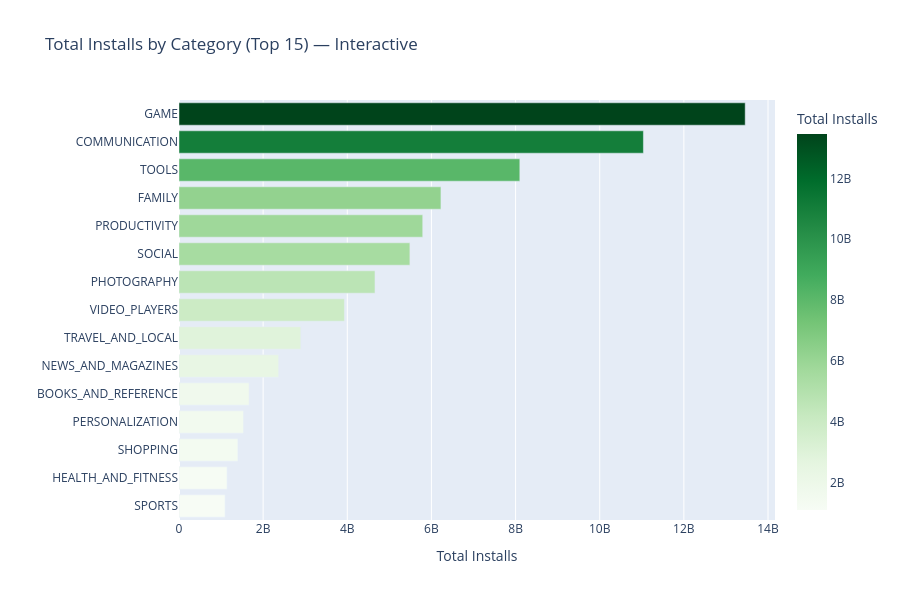

Notebook code cell kept with this figure:
### Markdown cell above
## 9. Interactive Visualisation (Plotly)

### Code cell
category_installs = apps_df.dropna(subset=['Installs']).groupby('Category')['Installs'].sum().sort_values(ascending=False).head(15).reset_index()

fig = px.bar(
    category_installs,
    x='Installs',
    y='Category',
    orientation='h',
    title='Total Installs by Category (Top 15) — Interactive',
    labels={'Installs': 'Total Installs', 'Category': ''},
    color='Installs',
    color_continuous_scale='Greens'
)
fig.update_layout(yaxis={'categoryorder': 'total ascending'}, height=600)
fig.show()

### Figure 1 — Plotly figure (JSON) as saved in the notebook; plotly's stock layout.template omitted (floating-point values rounded to 4 significant figures)
{"data": [{"hovertemplate": "Total Installs=%{marker.color}<br>=%{y}<extra></extra>", "legendgroup": "", "marker": {"color": [13457762717, 11038241530, 8100724500, 6225980590, 5793070180, 5487841475, 4658143130, 3931797200, 2894859300, 2369110650, 1665791655, 1532352930, 1400331540, 1144006220, 1096431465], "coloraxis": "coloraxis", "pattern": {"shape": ""}}, "name": "", "orientation": "h", "showlegend": false, "textposition": "auto", "type": "bar", "x": [13457762717, 11038241530, 8100724500, 6225980590, 5793070180, 5487841475, 4658143130, 3931797200, 2894859300, 2369110650, 1665791655, 1532352930, 1400331540, 1144006220, 1096431465], "xaxis": "x", "y": ["GAME", "COMMUNICATION", "TOOLS", "FAMILY", "PRODUCTIVITY", "SOCIAL", "PHOTOGRAPHY", "VIDEO_PLAYERS", "TRAVEL_AND_LOCAL", "NEWS_AND_MAGAZINES", "BOOKS_AND_REFERENCE", "PERSONALIZATION", "SHOPPING", "HEALTH_AND_FITNESS", "SPORTS"], "yaxis": "y"}], "layout": {"barmode": "relative", "coloraxis": {"autocolorscale": false, "colorbar": {"title": {"text": "Total Installs"}}, "colorscale": [[0, "rgb(247,252,245)"], [0.125, "rgb(229,245,224)"], [0.25, "rgb(199,233,192)"], [0.375, "rgb(161,217,155)"], [0.5, "rgb(116,196,118)"], [0.625, "rgb(65,171,93)"], [0.75, "rgb(35,139,69)"], [0.875, "rgb(0,109,44)"], [1, "rgb(0,68,27)"]]}, "height": 600, "legend": {"tracegroupgap": 0}, "title": {"text": "Total Installs by Category (Top 15) — Interactive"}, "xaxis": {"anchor": "y", "domain": [0, 1], "title": {"text": "Total Installs"}}, "yaxis": {"anchor": "x", "categoryorder": "total ascending", "domain": [0, 1], "title": {"text": ""}}}}
